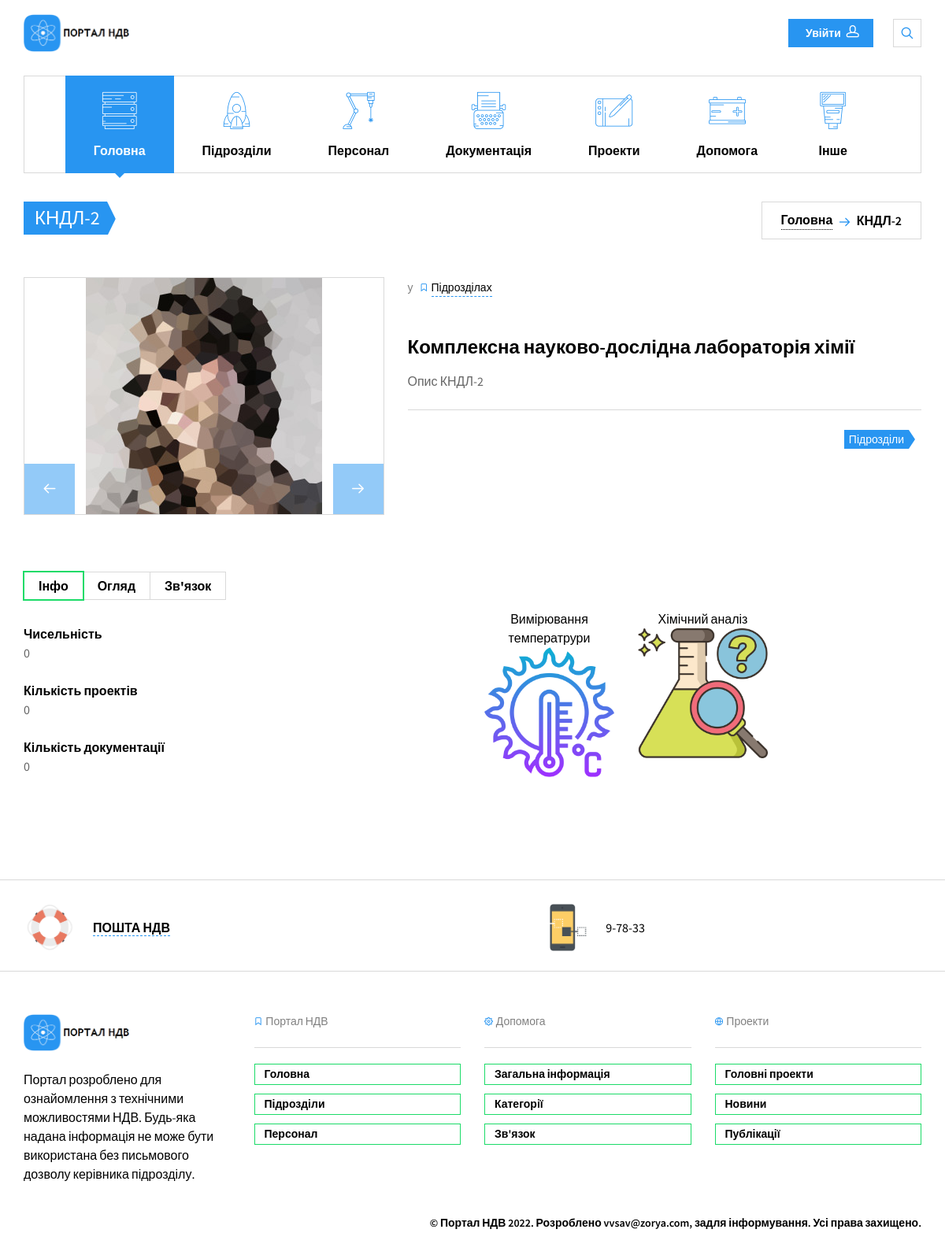
Before: /division/kndl-2/ with the older database file.
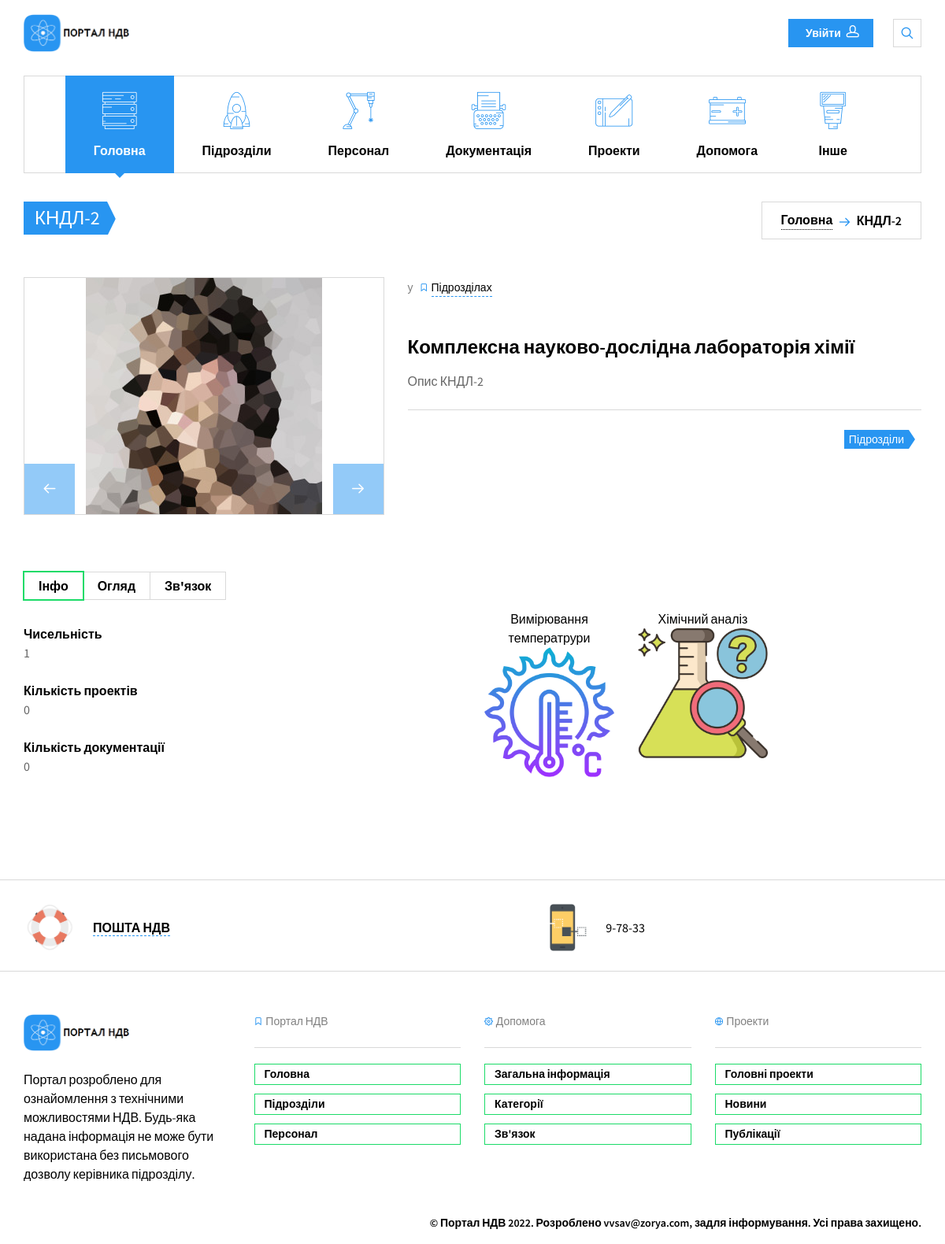
After: the same page with the newer database file.
### nio_app/models.py (models this page shows, shortened)
class Divisions(models.Model):
    name = models.CharField(max_length=200, help_text='не більше ніж 200 символів',
                            verbose_name='Назва підрозділу')
    abr = models.CharField(max_length=10, help_text='не більше ніж 10 символів',
                           verbose_name='Абрівіатура підрозділу')
    slug = models.SlugField(max_length=200, unique=True, verbose_name='URL', db_index=True)
    description = models.TextField(max_length=5000, help_text='Введіть короткий опис підрозділу',
                                   verbose_name='Опис підрозділу')
    num_staff = models.IntegerField(verbose_name='Кількість персоналу', null=True, blank=True, default=0)
    num_projects = models.IntegerField(verbose_name='Кількість проектів', null=True)
    num_docs = models.IntegerField(verbose_name='Загальна кількість документації', null=True)
    locs = models.ManyToManyField('Location', verbose_name='Розміщення')
    coops = models.ManyToManyField('Cooperation', verbose_name='Підрозділи взаємодії')
    theses = models.ManyToManyField('Theses', verbose_name='Тези')
    boss = models.CharField(max_length=200, help_text='не більше ніж 200 символів',
                            verbose_name='ПІБ керівника', null=True, blank=True)
    photo = models.ImageField(upload_to="boss_foto/", verbose_name="Фото",)
    objects = models.Manager()
    __original_name = None
    def __init__(self, *args, **kwargs):
        super().__init__(*args, **kwargs)
        self.__original_name = self.name
    class Meta:
        verbose_name = 'Підрозділи'
        verbose_name_plural = 'Підрозділи'
        ordering = ['name']

### nio_app/views.py (the view)
# urls.py: path('division/<slug:slug>/', DivisionList.as_view(), name='division'),
class DivisionList(DetailView):
    model = Divisions
    template_name = 'nio_app/division.html'
    def get_context_data(self, *, object_list=None, **kwargs):
        context = super().get_context_data(object_list=None, **kwargs)
        context.update(CONTEXT)
        context['div'] = Divisions.objects.get(slug=self.get_object().slug)
        return context

### nio_app/templates/nio_app/division.html (shortened to what this page needs)
{% extends 'nio_app/base_portal.html' %}
{% load static %}
{% block content %}
    <section class="page-title">
      <div class="container">
        <div class="inner">
          <div class="column">
            <div class="title">
              <h1>{{ div.abr }}</h1>
            </div>
          </div>
          <div class="column">
            <div class="breadcrumbs">
              <a href="{% url 'nio_app:index_portal' %}">Головна</a>
              <span class="delimiter"><i class="icon-arrow-right"></i></span>
              <span>{{ div.abr }}</span>
            </div>
          </div>
        </div>
      </div>
    </section>
    <section class="shop-single container">
      <div class="row">
        <div class="col-lg-5 col-md-6 space-bottom-2x">
          <div class="image-carousel">
            <div class="inner">
              <img src="{{ div.photo.url }}" alt="Image">
            </div>
          </div>
        </div>
        <div class="col-lg-7 col-md-6 space-bottom-2x">
          <div class="shop-meta space-bottom-2x">
            <span>у</span>
            <span>
              <i class="icon-ribbon hidden-md"></i>
              <a href="{% url 'nio_app:index_portal' %}#divs">Підрозділах</a>
            </span>
          </div>
          <h2 class="shop-title"><a href="#">{{div.name}}</a></h2>
          <p class="text-gray">{{div.description}}</p>
          <div class="post-tools space-top">
            <div class="column">
              <div class="tags-links">
                <a href="{% url 'nio_app:index_portal' %}#divs">Підрозділи</a>
              </div>
            </div>
          </div>
        </div>
      </div>
      <div class="row padding-top">
        <div class="col-sm-6 space-bottom">
          <ul class="nav-tabs" role="tablist">
            <li class="active"><a href="#tab1" role="tab" data-toggle="tab">Інфо</a></li>
            <li><a href="#tab2" role="tab" data-toggle="tab">Огляд</a></li>
            <li><a href="#tab3" role="tab" data-toggle="tab">Зв'язок</a></li>
          </ul>
          <div class="tab-content">
            <div role="tabpanel" class="tab-pane transition fade in active" id="tab1">
              <span class="text-bold">Чисельність</span>
              <p class="text-gray">{{div.num_staff}}</p>
              <span class="text-bold">Кількість проектів</span>
              <p class="text-gray">{{div.num_projects}}</p>
              <span class="text-bold">Кількість документації</span>
              <p class="text-gray">{{div.num_docs}}</p>
            </div>
          </div>
        </div>
        <div class="col-sm-6 padding-top-2x">
          <div class="row text-center">
            {% for t in div.theses.all %}
            <div class="col-sm-4 col-xs-6 padding-bottom">
              <p class="space-bottom-none">{{ t.name }}</p>
              <img src="{{ t.photo.url }}" class="block-center" alt="Feature">
            </div>
            {% endfor %}
          </div>
        </div>
      </div>
    </section>
{% endblock content %}

Changed rows visible on the page:
changed Divisions "КНДЛ-2": num_staff "0" → "1"
